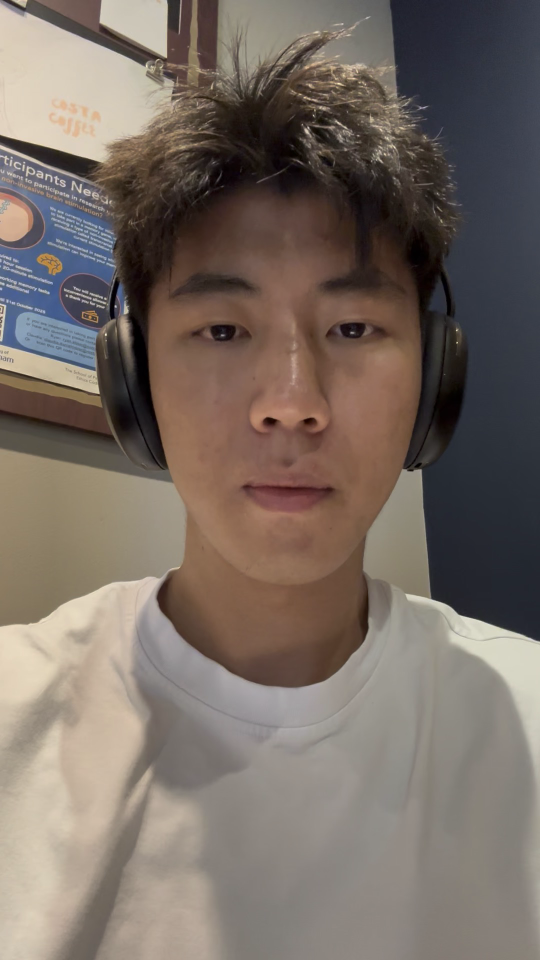
#> input picture frame 0 of face.mp4, 1080 x 1920 px (shown at 1/2 size)
$ python FFT01.py
#> lines starting #> are read from the running program, lines starting #| are printed output that depends on the picture; after the words box and inside, x2 and y2 are one past the last pixel; in counts of white or black regions, pixels touching at a corner belong together
#有折线图的生成，也可以有实时心率，输出结果为.csv文件

import cv2
import numpy as np
import sys
import csv
import os
from collections import deque
from datetime import datetime

# Try to import necessary libraries
try:
    from scipy.fftpack import fft, fftfreq
    from scipy.signal import find_peaks
except ImportError:
    print("Error: SciPy library not found. Please install with:")
    print("pip install scipy")
    sys.exit(1)

try:
    import matplotlib.pyplot as plt
    PLOTTING_ENABLED = True
except ImportError:
    PLOTTING_ENABLED = False

# Implement face detection function
def detect_face(img):
    """Detect faces and return the largest face region"""
    gray = cv2.cvtColor(img, cv2.COLOR_BGR2GRAY)
    cascade_path = '/Users/suziteng/Documents/GitHub/Computational-estimates-of-heart-rate-in-pre-recorded-videos/XML/haarcascade_frontalface_default.xml'

    try:
        face_detect = cv2.CascadeClassifier(cascade_path)
    except:
        print(f"Error: Unable to load cascade classifier {cascade_path}")
        return None

    faces = face_detect.detectMultiScale(gray, scaleFactor=1.1, minNeighbors=5, minSize=(30, 30))

    if len(faces) > 0:
        return max(faces, key=lambda rect: rect[2] * rect[3])
    return None

# Locate forehead region
def get_forehead_region(face_rect):
    """Extract forehead region from face rectangle"""
    x, y, w, h = face_rect
    forehead_height = int(h * 0.25)
    forehead_width = int(w * 0.6)
    forehead_x = x + int((w - forehead_width) / 2)
    forehead_y = y + int(h * 0.1)

    return (forehead_x, forehead_y, forehead_width, forehead_height)

def calculate_rgb_average(roi):
    """Calculate average RGB values of ROI region"""
    return np.mean(roi, axis=(0, 1))

# Core heart rate calculation algorithm
# [82 lines left out: functions compute_heart_rate, create_hr_plot, create_hr_plot, save_hr_data, not called in this run]

# Main function
def main():
    video_path = '/Users/suziteng/Documents/GitHub/Computational-estimates-of-heart-rate-in-pre-recorded-videos/face.mp4'

    cap = cv2.VideoCapture(video_path)
    if not cap.isOpened():
        print("Error: Unable to open video file")
        return

    fps = cap.get(cv2.CAP_PROP_FPS)
    print(f"Video frame rate: {fps:.2f} FPS")

    wait_time = int(1000 / fps)

    window_size = int(fps * 10)
    green_values = deque(maxlen=window_size)

    heart_rates = []
    time_points = []
    plot_update_counter = 0
    current_hr = None

    cv2.namedWindow('Heart Rate Estimation', cv2.WINDOW_NORMAL)
    cv2.resizeWindow('Heart Rate Estimation', 1200, 700)

    hr_plot_img = np.zeros((300, 500, 3), dtype=np.uint8)

    frame_count = 0
    start_time = cv2.getTickCount()

    while True:
        ret, frame = cap.read()
#> frame is the input picture: shape (1920, 1080, 3); mean B, G, R 100.3, 108.5, 120
        if not ret:
            break

        frame_count += 1

        face_rect = detect_face(frame)
#> in detect_face, `gray = cv2.cvtColor(img, cv2.COLOR_BGR2GRAY)`:
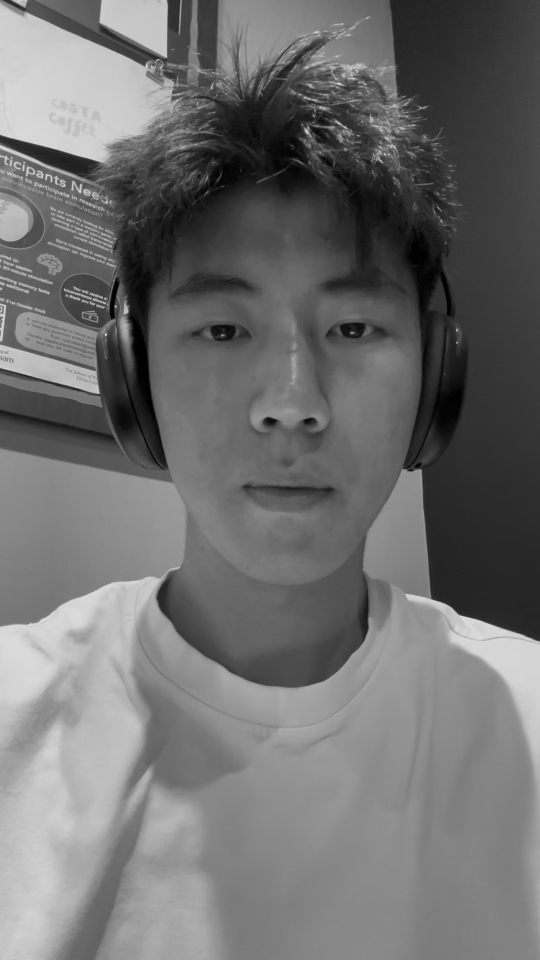
#> gray: shape (1920, 1080) (shown at 1/2 size); min 0, max 251, mean 110.9
#> in detect_face, `faces = face_detect.detectMultiScale(gray, scaleFactor=1.1, minNeighbo..`: faces = [[235, 406, 688, 688]]
#> face_rect = [235, 406, 688, 688]

        if face_rect is not None:
            x, y, w, h = face_rect
#> x = 235; y = 406; w = 688; h = 688
            cv2.rectangle(frame, (x, y), (x+w, y+h), (0, 0, 255), 2)
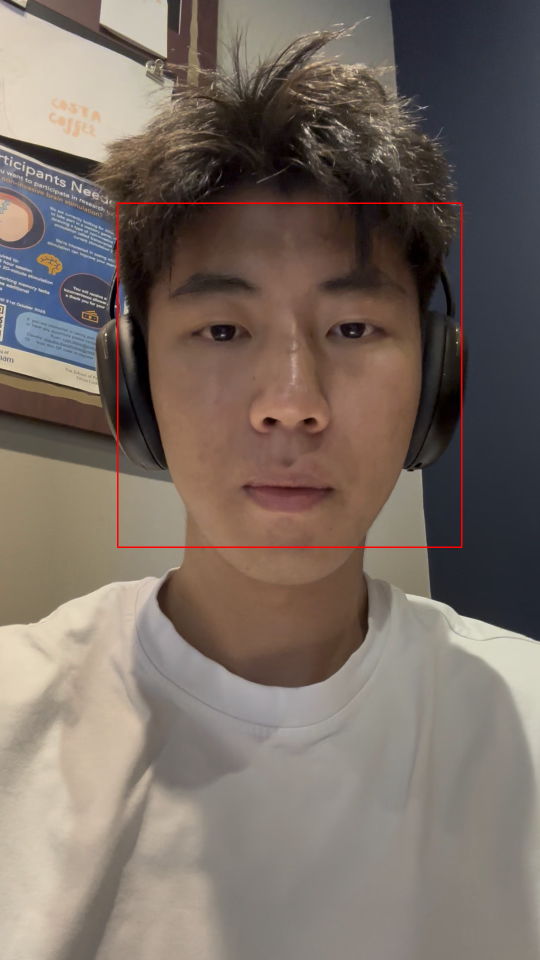
#> frame: shape (1920, 1080, 3) (shown at 1/2 size); 0.4% of pixels changed, all inside (x1, y1, x2, y2) = (234, 405, 925, 1096)

            fx, fy, fw, fh = get_forehead_region(face_rect)
#> in get_forehead_region, `x, y, w, h = face_rect`: x = 235; y = 406; w = 688
#> in get_forehead_region, `forehead_height = int(h * 0.25)`: forehead_height = 172
#> in get_forehead_region, `forehead_width = int(w * 0.6)`: forehead_width = 412
#> in get_forehead_region, `forehead_x = x + int((w - forehead_width) / 2)`: forehead_x = 373
#> in get_forehead_region, `forehead_y = y + int(h * 0.1)`: forehead_y = 474
#> fx = 373; fy = 474; fw = 412; fh = 172
            forehead_roi = frame[fy:fy+fh, fx:fx+fw]
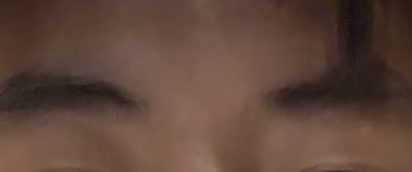
#> forehead_roi: shape (172, 412, 3); mean B, G, R 59.3, 70.7, 95.7
            cv2.rectangle(frame, (fx, fy), (fx+fw, fy+fh), (0, 255, 0), 2)
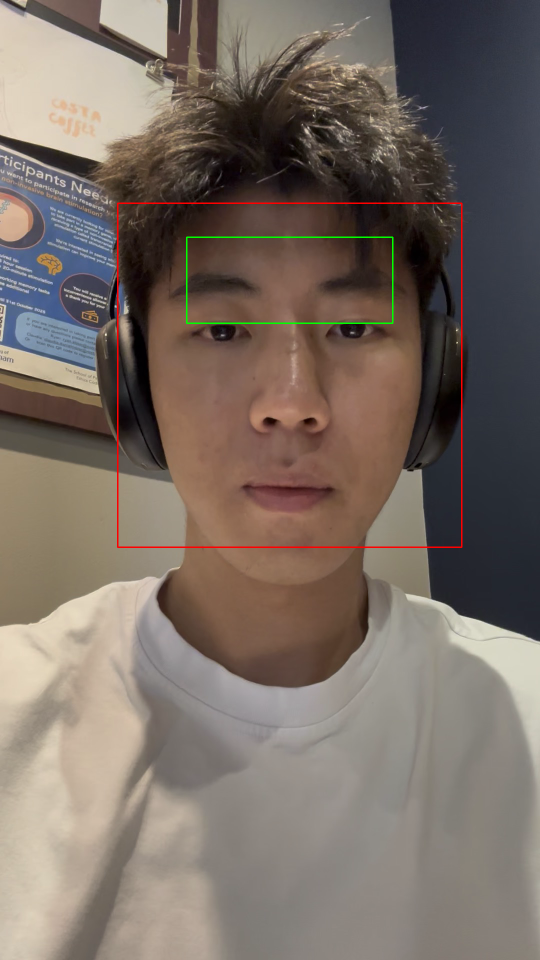
#> frame: shape (1920, 1080, 3) (shown at 1/2 size); 0.17% of pixels changed, all inside (x1, y1, x2, y2) = (372, 473, 787, 648)

            _, g_avg, _ = calculate_rgb_average(forehead_roi)
#> g_avg = 75.49
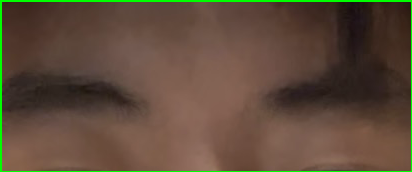
#> forehead_roi: shape (172, 412, 3); 2.46% of pixels changed, all inside (x1, y1, x2, y2) = (0, 0, 412, 172)
            green_values.append(g_avg)

            if frame_count % max(1, int(fps / 2)) == 0 and len(green_values) > max(10, fps * 2):
                current_hr = compute_heart_rate(list(green_values), fps)

                if current_hr is not None:
                    current_time = (cv2.getTickCount() - start_time) / cv2.getTickFrequency()
                    heart_rates.append(current_hr)
                    time_points.append(current_time)

                    print(f"Time: {current_time:.1f}s, Heart Rate: {current_hr:.1f} BPM")

                    plot_update_counter += 1
                    if plot_update_counter % 2 == 0 and len(heart_rates) > 1:
                        hr_plot_img = create_hr_plot(heart_rates, time_points)

        if current_hr is not None:
            hr_text = f"Heart Rate: {current_hr:.1f} BPM"
            cv2.putText(frame, hr_text, (10, 30),
                        cv2.FONT_HERSHEY_SIMPLEX, 1, (0, 255, 0), 2)
            elapsed_time = (cv2.getTickCount() - start_time) / cv2.getTickFrequency()
            time_text = f"Time: {elapsed_time:.1f}s"
            cv2.putText(frame, time_text, (10, 70),
                        cv2.FONT_HERSHEY_SIMPLEX, 0.7, (255, 255, 255), 2)

        if hr_plot_img is not None and hr_plot_img.size > 0:
            plot_height = frame.shape[0]
#> plot_height = 1920
            plot_width = int(hr_plot_img.shape[1] * (plot_height / hr_plot_img.shape[0]))
#> plot_width = 3200
            resized_plot = cv2.resize(hr_plot_img, (plot_width, plot_height))
#> hr_plot_img: shape (300, 500, 3); every value is 0
            combined_frame = np.hstack((frame, resized_plot))
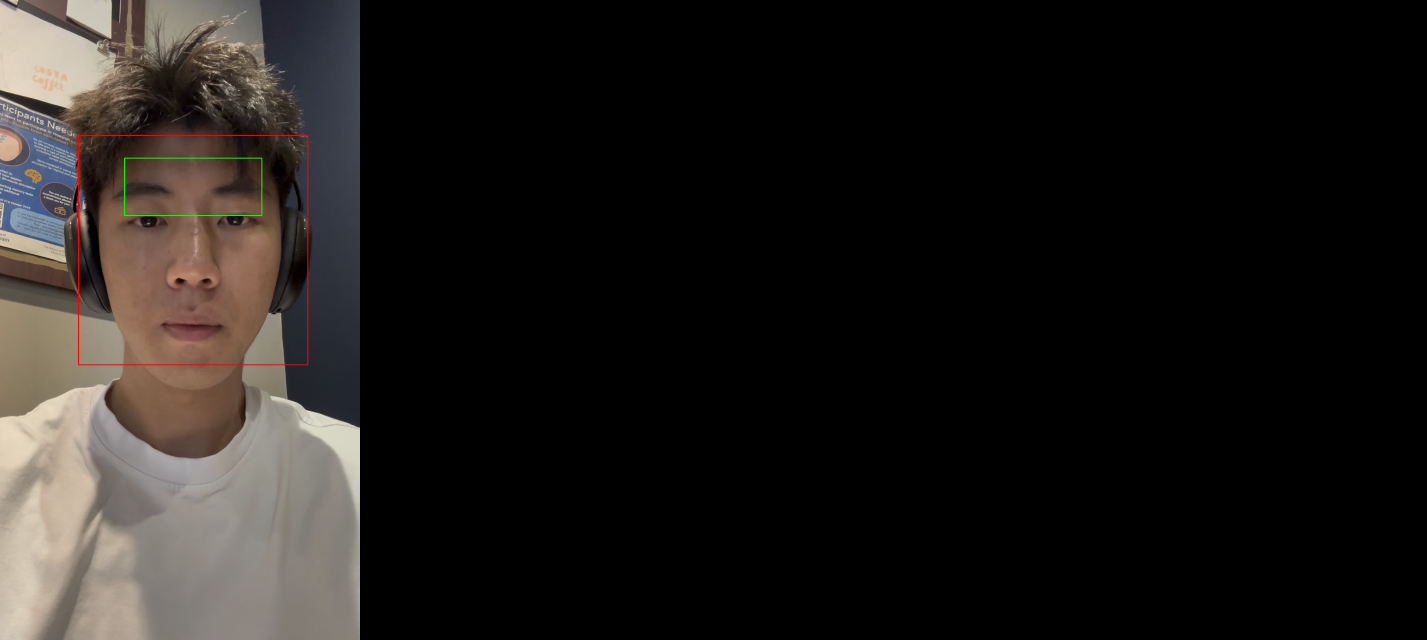
#> combined_frame: shape (1920, 4280, 3) (shown at 1/3 size); mean B, G, R 25.2, 27.4, 30.4
        else:
            combined_frame = frame

        cv2.imshow('Heart Rate Estimation', combined_frame)

        key = cv2.waitKey(wait_time)
#> (key q is pressed here)
        if key == ord('q'):
            break
        elif key == ord('s') and len(heart_rates) > 0:
            save_hr_data(time_points, heart_rates, fps)

    if len(heart_rates) > 0:
        save_hr_data(time_points, heart_rates, fps)

    cap.release()
    if os.path.exists('temp_plot.png'):
        os.remove('temp_plot.png')
    cv2.destroyAllWindows()

if __name__ == "__main__":
    main()
